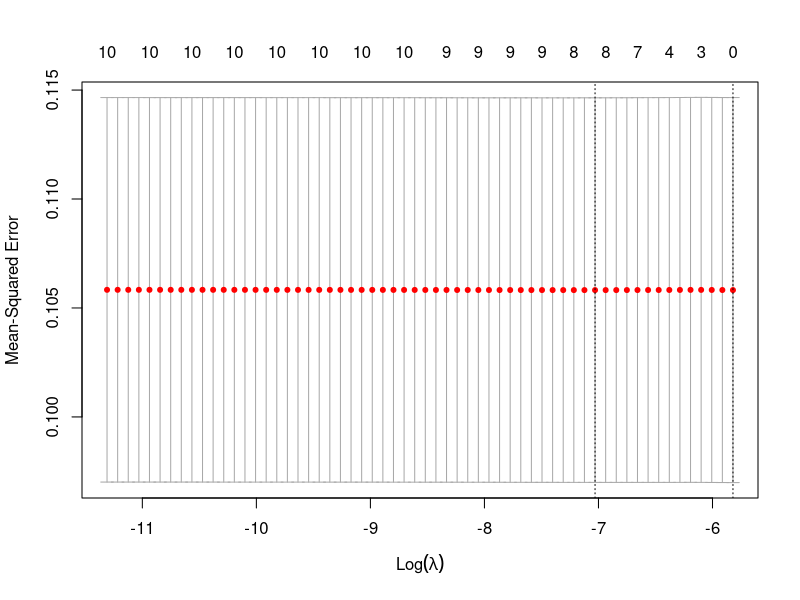

Write the R code that produced this figure. (Note: this script raises an error after producing the figure.)
## ---- chunk 1
# 
# install.packages("glmnet")
# install.packages("MASS")
# install.packages("randomForest")
library(data.table)
library(tidyverse)
library(zoo)
library(glmnet)
library(MASS)
library(randomForest)

## ---- chunk 2
# Load data
data <- read.csv("final_data.csv")

str(data)
## ---- chunk 3
data <- data %>%
  mutate(month_year = as.yearmon(month_year, format = "%m/%Y")) 

head(data)

data <- data[complete.cases(data),]

head(data)
## ---- chunk 4
# vars <- c("temperature", "precipitation", "pm2p5", "humidity", "wind_speed", "lag_temperature") #etc
# 
# #or

vars <- colnames(data[,4:13]) #what does colnames() do?

vars

## ---- chunk 5
# Prepare predictor matrix and response vector

vars 

X <- data %>% 
  dplyr::select(all_of(vars)) 


Y <- data$case_rate_100k
## ---- chunk 6
# Combine response and predictors
data_model <- data.frame(case_rate = Y, X)

# First, create a full model (all variables in data)
full_model <- lm(case_rate ~ ., data = data_model)
summary(full_model)

# Stepwise selection
step_model <- stepAIC(full_model, direction = "both", trace = FALSE)
summary(step_model)


test_model <- lm(case_rate_100k ~ wind_speed + lag_wind_speed + fips, data = data)
summary(test_model)
## ---- chunk 7
# Prepare matrix for glmnet
X_mat <- as.matrix(X) #LASSO prefers a matrix format

# Fit LASSO (alpha=1)
set.seed(4) #we need to set a seed so we get the same result every time.

lasso_model <- cv.glmnet(X_mat, Y, alpha = 1) #the CV stands for cross-validation.

# Best lambda
best_lambda <- lasso_model$lambda.min 

# Coefficients
coef(lasso_model, s = best_lambda)

# Plot CV curve
plot(lasso_model)
## ---- chunk 8
lasso_variables <- c("temperature", "precipitation","pm2p5","wind_speed","humidity", "lag_temperature","lag_humidity","lag_wind_speed")
## ---- chunk 9
# Fit Random Forest
set.seed(123)
rf_model <- randomForest(case_rate ~ ., data = data.frame(case_rate = Y, X), importance=TRUE)

# Variable importance
importance(rf_model)

# Plot importance
varImpPlot(rf_model)
## ---- chunk 10

summary(step_model)

## ---- chunk 11
lasso_data <- data[,c(lasso_variables,"case_rate_100k")]

head(lasso_data)

lasso_model <- glm(case_rate_100k ~ ., data = lasso_data)
summary(lasso_model)

## ---- chunk 12
# Select the top important variables (based on %incMSE)
mse_vars_rf <- names(sort(importance(rf_model)[, 1], decreasing = TRUE)[1:3])
mse_vars_rf

# Select the top important variables (based on IncNodePurity)
purity_vars_rf <- names(sort(importance(rf_model)[, 2], decreasing = TRUE)[1:3])
purity_vars_rf
## ---- chunk 13
# Formula for GLM model
rf_glm_formula <- as.formula(paste("case_rate_100k ~", paste(mse_vars_rf, collapse = " + ")))

rf_glm_model <- glm(rf_glm_formula, data = data)

# Evaluate model performance
summary(rf_glm_model)
## ---- chunk 14
# Formula for GLM model
rf_glm_formula2 <- as.formula(paste("case_rate_100k ~", paste(purity_vars_rf, collapse = " + ")))

rf_glm_model2 <- glm(rf_glm_formula2, data = data)

# Evaluate model performance
summary(rf_glm_model2)
